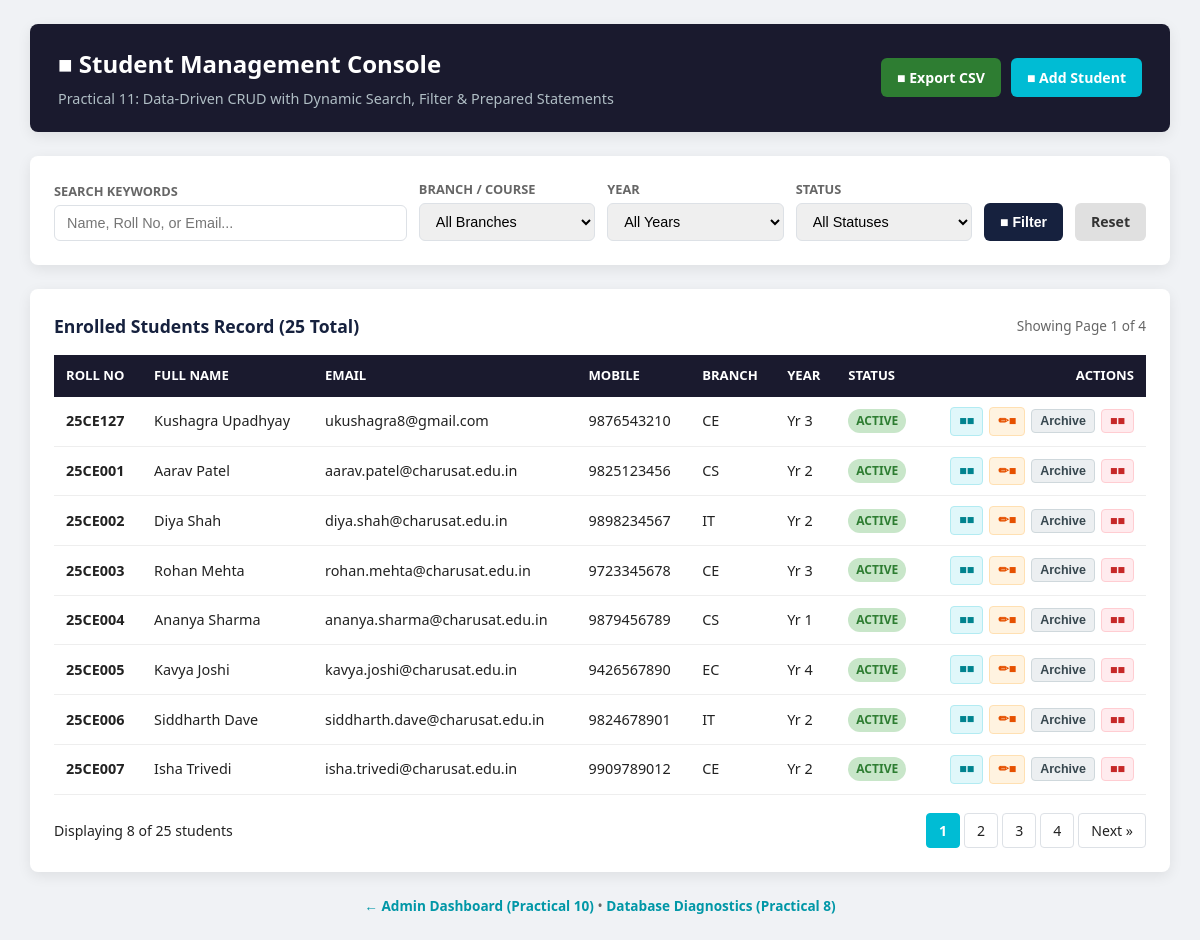
/Practical-11/index.php, run on the app's committed database.
### tables this page shows
CREATE TABLE `students` (
  `id` INT AUTO_INCREMENT PRIMARY KEY,
  `roll_no` VARCHAR(20) NOT NULL UNIQUE,
  `fullname` VARCHAR(100) NOT NULL,
  `email` VARCHAR(100) NOT NULL UNIQUE,
  `mobile` VARCHAR(15) NOT NULL,
  `gender` ENUM('male', 'female', 'other') NOT NULL,
  `course` VARCHAR(50) NOT NULL,
  `year` TINYINT UNSIGNED NOT NULL,
  `status` ENUM('active', 'inactive') NOT NULL DEFAULT 'active',
  `created_at` TIMESTAMP DEFAULT CURRENT_TIMESTAMP,
  `updated_at` TIMESTAMP DEFAULT CURRENT_TIMESTAMP ON UPDATE CURRENT_TIMESTAMP,
  INDEX `idx_course_year` (`course`, `year`),
  INDEX `idx_status` (`status`)
);

### Practical-11/index.php (the view, shortened to what this page needs)
<?php
$search = trim($_GET['search'] ?? '');
$page   = max(1, (int)($_GET['page'] ?? 1));
$limit  = 8;
$offset = ($page - 1) * $limit;
$students = [];
$totalRows = 0;
$totalPages = 1;
try {
    $pdo = getDBConnection();
    $conditions = [];
    $params = [];
    $whereSql = !empty($conditions) ? "WHERE " . implode(" AND ", $conditions) : "";
    $countSql = "SELECT COUNT(*) FROM students {$whereSql}";
    $countStmt = $pdo->prepare($countSql);
    $countStmt->execute($params);
    $totalRows = (int)$countStmt->fetchColumn();
    $totalPages = max(1, ceil($totalRows / $limit));
    $sql = "SELECT id, roll_no, fullname, email, mobile, gender, course, year, status, created_at
            FROM students
            {$whereSql}
            ORDER BY id ASC
            LIMIT {$limit} OFFSET {$offset}";
    $stmt = $pdo->prepare($sql);
    $stmt->execute($params);
    $students = $stmt->fetchAll();
} catch (Exception $e) {
    error_log("[Practical-11 CRUD Error]: " . $e->getMessage());
    $dbError = $e->getMessage();
}
function buildQueryString(array $override = []): string {
    $current = $_GET;
    foreach ($override as $k => $v) {
        if ($v === null) {
            unset($current[$k]);
        } else {
            $current[$k] = $v;
        }
    }
    return http_build_query($current);
}
?>
<!DOCTYPE html>
<html lang="en">
<head>
</head>
<body>
    <div class="container">
        <header>
            <div>
                <h1>■ Student Management Console</h1>
                <p>Practical 11: Data-Driven CRUD with Dynamic Search, Filter & Prepared Statements</p>
            </div>
            <div class="header-actions">
                <a href="export_csv.php?<?= htmlspecialchars(buildQueryString()) ?>" class="btn btn-export"
title="Export current filtered view to CSV">
                    ■ Export CSV
                </a>
                <a href="add_student.php" class="btn btn-primary">
                    ■ Add Student
                </a>
            </div>
        </header>
        <div class="card">
            <form method="GET" action="index.php" class="filter-form">
                <div class="form-group">
                    <label for="search">Search Keywords</label>
                    <input type="text" id="search" name="search" placeholder="Name, Roll No, or Email..." value="<?=
htmlspecialchars($search) ?>">
                </div>
                <div class="form-group">
                    <label for="course">Branch / Course</label>
                    <select id="course" name="course">
                        <option value="">All Branches</option>
                    </select>
                </div>
                <div class="form-group">
                    <label for="year">Year</label>
                    <select id="year" name="year">
                        <option value="">All Years</option>
                    </select>
                </div>
                <div class="form-group">
                    <label for="status">Status</label>
                    <select id="status" name="status">
                        <option value="">All Statuses</option>
                    </select>
                </div>
                <button type="submit" class="btn btn-filter">■ Filter</button>
                <a href="index.php" class="btn btn-reset">Reset</a>
            </form>
        </div>
        <div class="card">
            <div style="display:flex; justify-content:space-between; align-items:center; margin-bottom:12px;">
                <h3 style="margin:0; font-size:1.1rem; color:var(--color-primary-lt);">
                    Enrolled Students Record (<?= $totalRows ?> Total)
                </h3>
                <span style="font-size:0.85rem; color:var(--color-muted);">
                    Showing Page <?= $page ?> of <?= $totalPages ?>
                </span>
            </div>
            <div class="table-responsive">
                <table>
                    <thead>
                        <tr>
                            <th>Roll No</th>
                            <th>Full Name</th>
                            <th>Email</th>
                            <th>Mobile</th>
                            <th>Branch</th>
                            <th>Year</th>
                            <th>Status</th>
                            <th style="text-align:right;">Actions</th>
                        </tr>
                    </thead>
                    <tbody>
                        <?php if (!empty($students)): ?>
                            <?php foreach ($students as $s): ?>
                            <tr>
                                <td><strong><?= htmlspecialchars($s['roll_no']) ?></strong></td>
                                <td><?= htmlspecialchars($s['fullname']) ?></td>
                                <td><?= htmlspecialchars($s['email']) ?></td>
                                <td><?= htmlspecialchars($s['mobile']) ?></td>
                                <td><?= htmlspecialchars(strtoupper(str_replace('btech-', '', $s['course']))) ?></td>
                                <td>Yr <?= htmlspecialchars((string)$s['year']) ?></td>
                                <td>
                                    <span class="badge <?= $s['status'] === 'active' ? 'badge-active' : 'badge-
inactive' ?>">
                                        <?= htmlspecialchars(ucfirst($s['status'])) ?>
                                    </span>
                                </td>
                                <td style="text-align:right;">
                                    <div class="row-actions" style="justify-content: flex-end;">
                                        <a href="view_student.php?id=<?= $s['id'] ?>" class="btn-sm btn-view"
title="View Student Profile">
                                            ■■
                                        </a>
                                        <a href="edit_student.php?id=<?= $s['id'] ?>" class="btn-sm btn-edit"
title="Edit Student">
                                            ✏■
                                        </a>
                                        <?php if ($s['status'] === 'active'): ?>
                                            <form action="delete_student.php" method="POST" style="display:inline;"
onsubmit="return confirm('Soft-delete this student (status will become Inactive)?');">
                                                <button type="submit" class="btn-sm btn-toggle" title="Soft Delete (
Toggle to Inactive)">
                                                    Archive
                                                </button>
                                            </form>
                                        <?php endif; ?>
                                        <form action="delete_student.php" method="POST" style="display:inline;"
onsubmit="return confirm('WARNING: Permanently delete student <?= htmlspecialchars($s['roll_no']) ?>? This cannot be
undone.');">
                                            <button type="submit" class="btn-sm btn-del" title="Permanent Delete">
                                                ■■
                                            </button>
                                        </form>
                                    </div>
                                </td>
                            </tr>
                            <?php endforeach; ?>
                        <?php endif; ?>
                    </tbody>
                </table>
            </div>
            <?php if ($totalPages > 1): ?>
            <div class="pagination-bar">
                <span>Displaying <?= count($students) ?> of <?= $totalRows ?> students</span>
                <div class="page-links">
                    <?php for ($i = 1; $i <= $totalPages; $i++): ?>
                        <a href="index.php?<?= htmlspecialchars(buildQueryString(['page' => $i])) ?>"
                           class="page-link <?= ($i === $page) ? 'active' : '' ?>">
                            <?= $i ?>
                        </a>
                    <?php endfor; ?>
                    <?php if ($page < $totalPages): ?>
                        <a href="index.php?<?= htmlspecialchars(buildQueryString(['page' => $page + 1])) ?>"
class="page-link">Next &raquo;</a>
                    <?php endif; ?>
                </div>
            </div>
            <?php endif; ?>
        </div>
        <div style="text-align:center; margin-top:16px; font-size:0.85rem; color:var(--color-muted);">
            <a href="../Practical-10/dashboard_admin.php" style="color:var(--color-accent-dark); text-decoration:none;
 font-weight:600;">
                &larr; Admin Dashboard (Practical 10)
            </a> &bull;
            <a href="../Practical-08/test_connection.php" style="color:var(--color-accent-dark); text-decoration:none;
 font-weight:600;">
                Database Diagnostics (Practical 8)
            </a>
        </div>
    </div>
</body>
</html>

### Practical-11/index.php (style rules this page uses)
:root { --color-primary: #1a1a2e; --color-primary-lt: #16213e; --color-accent: #00bcd4; --color-accent-dark: #0097a7; --color-bg: #f0f2f5; --color-card: #ffffff; --color-text: #222222; --color-muted: #666666; --color-success: #2e7d32; --color-success-bg: #c8e6c9; --color-warning: #e65100; --color-warning-bg: #ffe0b2; --color-danger: #c62828; --color-danger-bg: #ffcdd2; --color-border: #dde1e6; --radius: 8px; --shadow: 0 4px 14px rgba(0,0,0,0.08); --font-sans: 'Segoe UI', Tahoma, Geneva, Verdana, sans-serif; }
* { box-sizing: border-box; }
body { font-family: var(--font-sans); background: var(--color-bg); color: var(--color-text); margin: 0; padding: 24px 16px; line-height: 1.5; }
.container { max-width: 1140px; margin: 0 auto; }
header { background: var(--color-primary); color: #fff; padding: 22px 28px; border-radius: var(--radius); box-shadow: var(--shadow); margin-bottom: 24px; display: flex; justify-content: space-between; align-items: center; flex-wrap: wrap; gap: 16px; }
header h1 { margin: 0 0 6px; font-size: 1.5rem; }
header p { margin: 0; color: #b0bec5; font-size: 0.9rem; }
.header-actions { display: flex; gap: 10px; }
.btn { display: inline-flex; align-items: center; gap: 6px; padding: 9px 16px; border-radius: 6px; font-weight: 600; font-size: 0.88rem; text-decoration: none; cursor: pointer; border: none; transition: background 0.2s; }
.btn-primary { background: var(--color-accent); color: #fff; }
.btn-export { background: #2e7d32; color: #fff; }
.card { background: var(--color-card); border-radius: var(--radius); padding: 24px; box-shadow: var(--shadow); margin-bottom: 24px; }
.filter-form { display: grid; grid-template-columns: 2fr 1fr 1fr 1fr auto auto; gap: 12px; align-items: end; }
.form-group { display: flex; flex-direction: column; gap: 4px; }
.form-group label { font-size: 0.8rem; font-weight: 600; color: var(--color-muted); text-transform: uppercase; }
input[type="text"], select { padding: 9px 12px; border: 1px solid var(--color-border); border-radius: 6px; font-size: 0.9rem; outline: none; }
.btn-filter { background: var(--color-primary-lt); color: #fff; height: 38px; }
.btn-reset { background: #e0e0e0; color: #333; height: 38px; }
.table-responsive { overflow-x: auto; margin-top: 16px; }
table { width: 100%; border-collapse: collapse; font-size: 0.9rem; }
thead { background: var(--color-primary); color: #fff; }
th { padding: 11px 12px; text-align: left; font-size: 0.82rem; text-transform: uppercase; letter-spacing: 0. 4px; }
td { padding: 10px 12px; border-bottom: 1px solid #eee; vertical-align: middle; }
.badge { display: inline-block; padding: 3px 8px; border-radius: 12px; font-size: 0.75rem; font-weight: 600; text-transform: uppercase; }
.badge-active { background: var(--color-success-bg); color: var(--color-success); }
.row-actions { display: flex; gap: 6px; align-items: center; }
.btn-sm { padding: 4px 8px; font-size: 0.78rem; border-radius: 4px; font-weight: 600; text-decoration: none; display: inline-block; }
.btn-view { background: #e0f7fa; color: #00838f; border: 1px solid #b2ebf2; }
.btn-edit { background: #fff3e0; color: #e65100; border: 1px solid #ffe0b2; }
.btn-toggle { background: #eceff1; color: #37474f; border: 1px solid #cfd8dc; }
.btn-del { background: #ffebee; color: #c62828; border: 1px solid #ffcdd2; cursor: pointer; }
.pagination-bar { display: flex; justify-content: space-between; align-items: center; margin-top: 18px; flex-wrap: wrap; gap: 12px; font-size: 0.88rem; }
.page-links { display: flex; gap: 4px; }
.page-link { padding: 6px 12px; border: 1px solid var(--color-border); border-radius: 4px; color: var(--color-text); text-decoration: none; font-weight: 500; }
.page-link.active { background: var(--color-accent); color: #fff; border-color: var(--color-accent); font-weight: 700; }

### data on the page
students: roll_no "25CE127", fullname "Kushagra Upadhyay", email "ukushagra8@gmail.com", mobile "9876543210", course "CE", year "3", status "ACTIVE"
students: roll_no "25CE001", fullname "Aarav Patel", email "aarav.patel@charusat.edu.in", mobile "9825123456", course "CS", year "2", status "ACTIVE"
students: roll_no "25CE002", fullname "Diya Shah", email "diya.shah@charusat.edu.in", mobile "9898234567", course "IT", year "2", status "ACTIVE"
students: roll_no "25CE003", fullname "Rohan Mehta", email "rohan.mehta@charusat.edu.in", mobile "9723345678", course "CE", year "3", status "ACTIVE"
students: roll_no "25CE004", fullname "Ananya Sharma", email "ananya.sharma@charusat.edu.in", mobile "9879456789", course "CS", year "1", status "ACTIVE"
students: roll_no "25CE005", fullname "Kavya Joshi", email "kavya.joshi@charusat.edu.in", mobile "9426567890", course "EC", year "4", status "ACTIVE"
students: roll_no "25CE006", fullname "Siddharth Dave", email "siddharth.dave@charusat.edu.in", mobile "9824678901", course "IT", year "2", status "ACTIVE"
students: roll_no "25CE007", fullname "Isha Trivedi", email "isha.trivedi@charusat.edu.in", mobile "9909789012", course "CE", year "2", status "ACTIVE"

### other printed values
$totalRows "25"
$page "1"
$totalPages "4"
count($students) "8"
